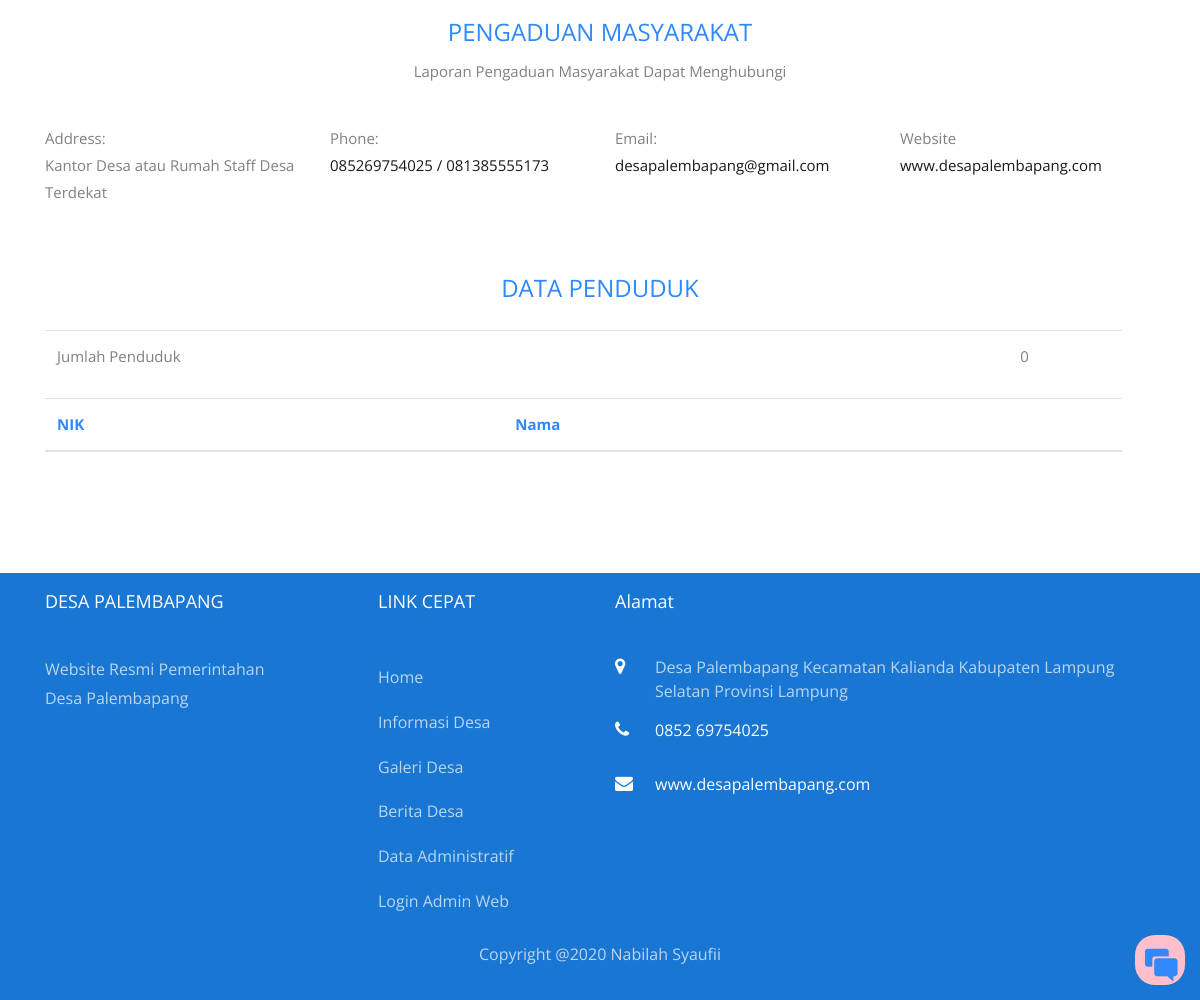
The page /penduduk.php (lower part) on the database as committed earlier.
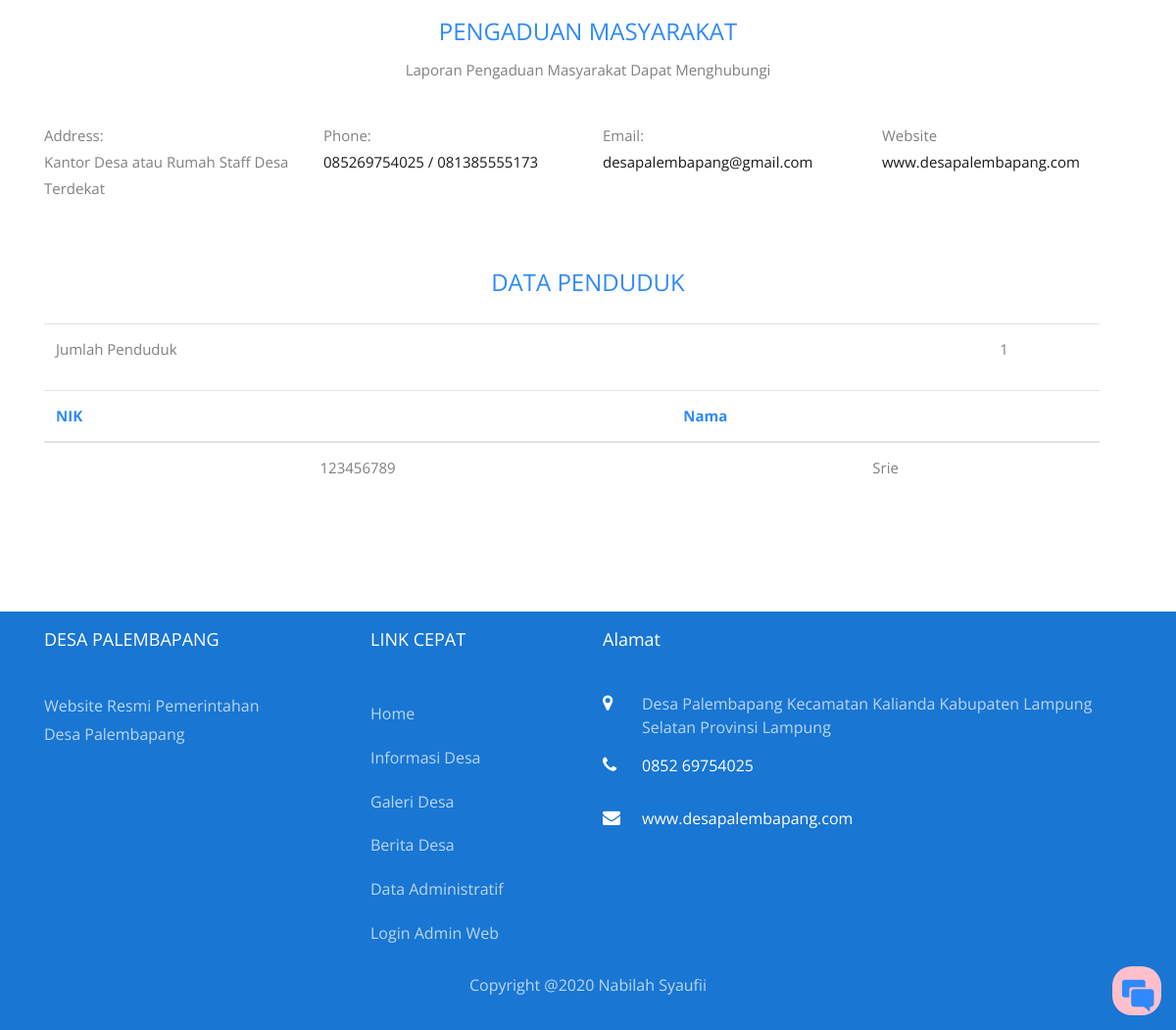
The same page on the database as committed later.
### tables this page shows
CREATE TABLE `tb_penduduk` (
  `id_penduduk` varchar(255) NOT NULL,
  `nik` varchar(20) NOT NULL,
  `nama` varchar(100) NOT NULL,
  `kk` varchar(20) NOT NULL,
  `agama` varchar(20) NOT NULL,
  `alamat` text NOT NULL,
  `tanggal_lahir` date NOT NULL,
  `tempat_lahir` varchar(20) NOT NULL,
  `jenis_kelamin` varchar(50) NOT NULL,
  `foto` varchar(255) NOT NULL
);

### penduduk.php (the view, shortened to what this page needs)
<?php include "atas.php"; ?>
<section class="ftco-section contact-section ftco-degree-bg">
    <div class="container">
        <div class="row d-flex mb-5 contact-info">
            <div class="col-md-12 mb-4 text-center">
                <h2 class="h4 text-primary">PENGADUAN MASYARAKAT</h2>
                <p> Laporan Pengaduan Masyarakat Dapat Menghubungi
            </div>
            <div class="col-md-3">
                <p><span>Address:</span> <br>Kantor Desa atau Rumah Staff Desa Terdekat</br> </p>
            </div>
            <div class="col-md-3">
                <p><span>Phone:</span> <a href="tel://1234567920"> <br>085269754025 / 081385555173 </br></a></p>
            </div>
            <div class="col-md-3">
                <p><span>Email:</span> <a href="mailto:info@yoursite.com">desapalembapang@gmail.com</a></p>
            </div>
            <div class="col-md-3">
                <p><span>Website</span> <a href="#">www.desapalembapang.com</a></p>
            </div>
        </div>
        <div class="col-md-12 mb-4 text-center">
            <h2 class="h4 text-primary">DATA PENDUDUK</h2>
        </div>
        <div class="row block-12">
            <div class="col-md-12 pr-md-5">
                <div class="table-responsive">
                    <table class="table">
                        <tbody>
                            <?php $sql  = "SELECT * FROM tb_penduduk"; $rest = mysqli_query($koneksi,$sql);
                            $rowcount = mysqli_num_rows($rest); ?>
                            <tr>
                                <td>Jumlah Penduduk</td>
                                <td align="center"><?php echo $rowcount; ?></td>
                            </tr>
                        </tbody>
                    </table>
                    <table class="table" id="table_id">
                        <thead class=" text-primary">
                            <th>
                                NIK
                            </th>
                            <th>
                                Nama
                            </th>
                        </thead>
                        <tbody>
                            <?php $sql  = "SELECT * FROM tb_penduduk"; $rest = mysqli_query($koneksi,$sql);
                            while($data = mysqli_fetch_assoc($rest) ) { ?>
                            <tr>
                                <td align="center"> <?php echo $data['nik'];?></td>
                                <td align="center"> <?php echo $data['nama'];?></td>
                            </tr>
                            <?php } ?>
                        </tbody>
                    </table>
                </div>
            </div>
        </div>
    </div>
</section>
<?php include "bawah.php"; ?>

Rows that differ between the two databases and show on the page:
added tb_penduduk: nik "123456789", nama "Srie"
Other text that changed with them:
$rowcount: "0" → "1"
